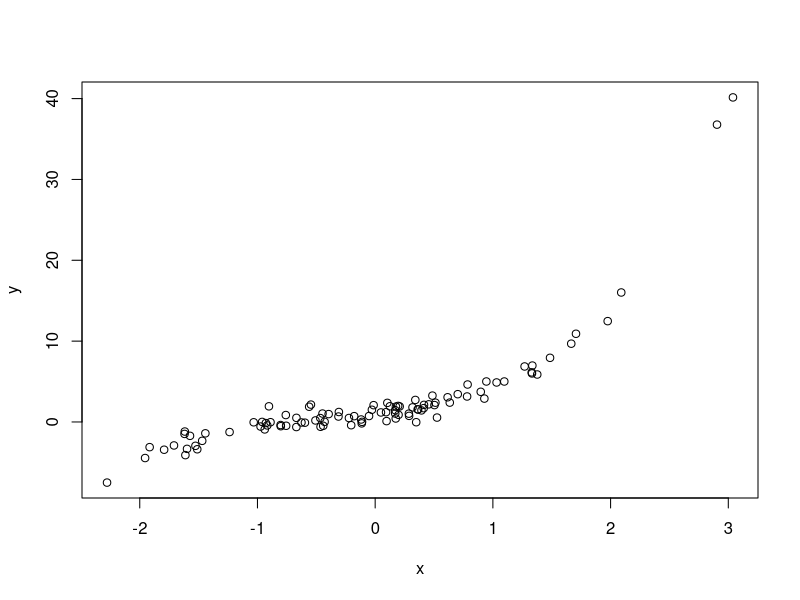
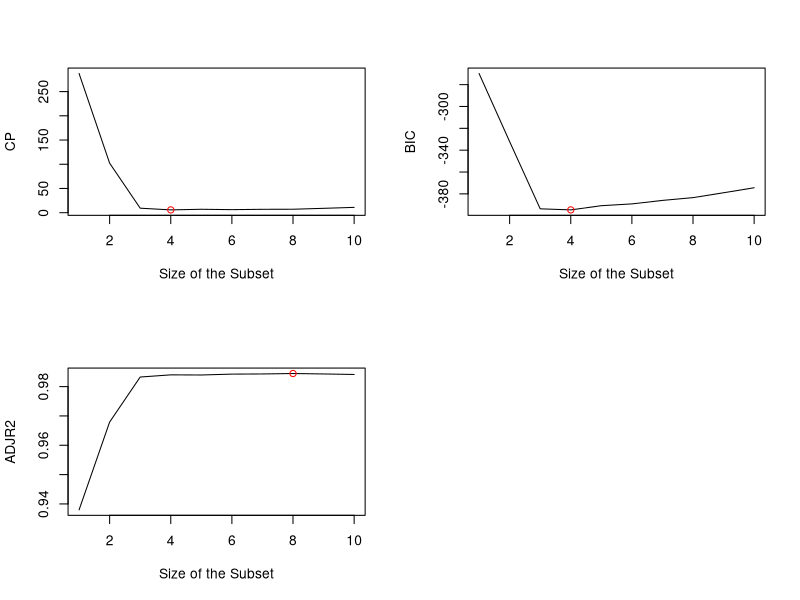
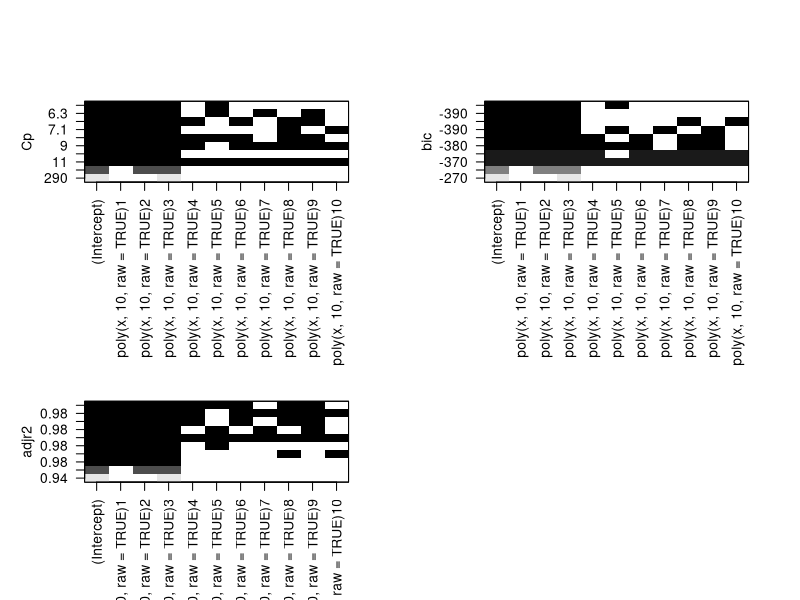
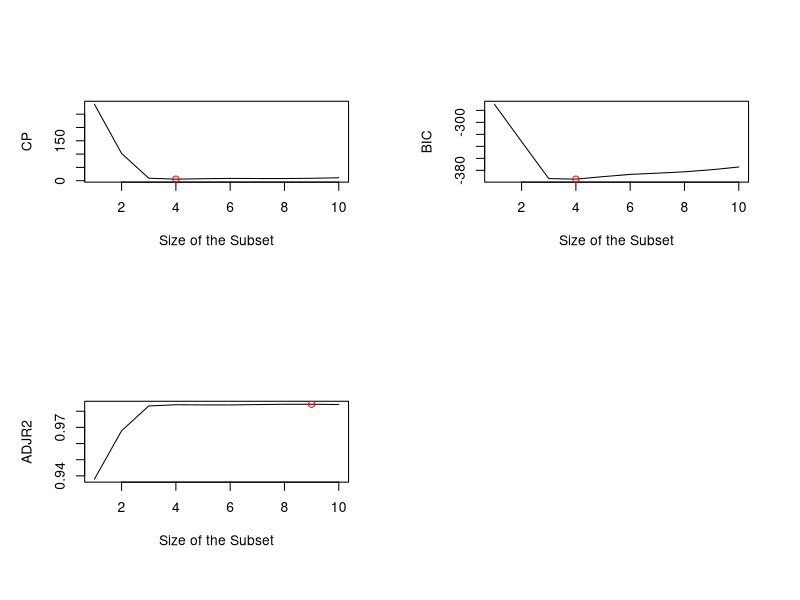
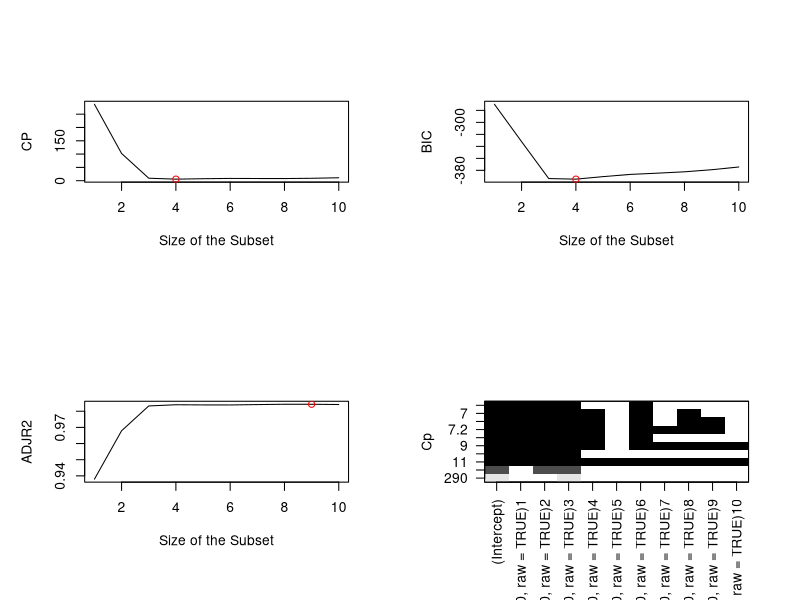
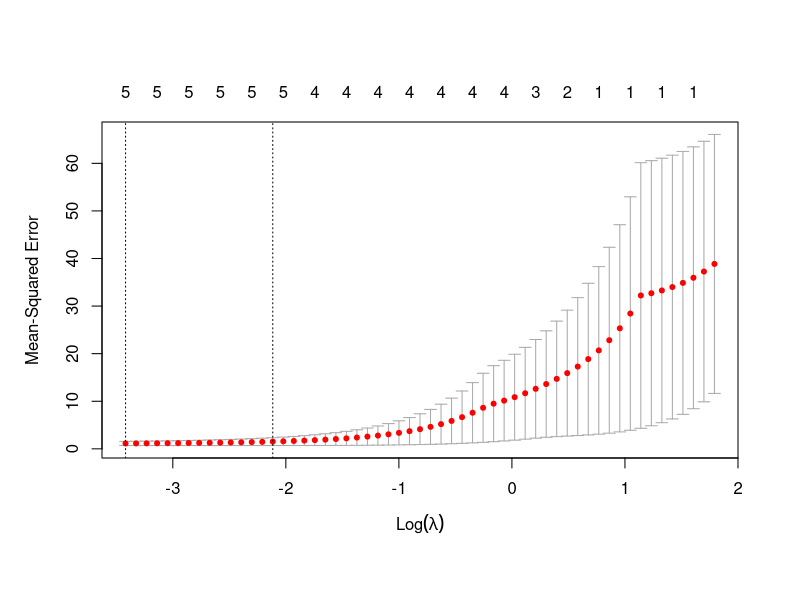

Here is the R script that generated these plots, in order:
set.seed(5462)
library(leaps)
library(glmnet)
# Part A
X = rnorm(100)
e = rnorm(100)
X
e

# Part B
Y = 1 + X + X*X + X*X*X + e
data.new = data.frame(x= X,y = Y)
plot(data.new)

# Part C
subsets = regsubsets(y~poly(x,10, raw = TRUE),data = data.new,nvmax = 10)
subsets.summary = summary(subsets)
which.min(subsets.summary$cp)
which.min(subsets.summary$bic)
which.max(subsets.summary$adjr2)
par(mfrow=c(2,2))
plot(subsets.summary$cp, xlab = "Size of the Subset", ylab ="CP", type = "l")
points(4, subsets.summary$cp[4],col = "red")
plot(subsets.summary$bic, xlab = "Size of the Subset", ylab = "BIC", type ="l")
points(4, subsets.summary$bic[4],col = "red")
plot(subsets.summary$adjr2, xlab = "Size of the Subset", ylab ="ADJR2", type = "l")
points(8, subsets.summary$adjr2[8],col = "red")
coefficients(subsets, id = 4)
coefficients(subsets, id = 8)
par(mfrow=c(2,2))
plot(subsets, scale="Cp")
plot(subsets, scale="bic")
plot(subsets, scale="adjr2")


#Part D
subsets.fwd = regsubsets(y~poly(x,10, raw = TRUE), data = data.new, nvmax=10, method = "forward")
subsets.fwd.summary = summary(subsets.fwd)
which.min(subsets.fwd.summary$cp)
which.min(subsets.fwd.summary$bic)
which.max(subsets.fwd.summary$adjr2)
par(mfrow=c(2,2))
plot(subsets.fwd.summary$cp, xlab = "Size of the Subset", ylab ="CP", type = "l")
points(4, subsets.fwd.summary$cp[4],col = "red")
plot(subsets.fwd.summary$bic, xlab = "Size of the Subset", ylab = "BIC", type ="l")
points(4, subsets.fwd.summary$bic[4],col = "red")
plot(subsets.fwd.summary$adjr2, xlab = "Size of the Subset", ylab ="ADJR2", type = "l")
points(9, subsets.fwd.summary$adjr2[9],col = "red")
coefficients(subsets.fwd, id = 4)
coefficients(subsets.fwd, id = 9)



subsets.bwd = regsubsets(y~poly(x,10, raw = TRUE), data = data.new, nvmax=10, method = "backward")
subsets.bwd.summary = summary(subsets.fwd)
which.min(subsets.bwd.summary$cp)
which.min(subsets.bwd.summary$bic)
which.max(subsets.bwd.summary$adjr2)
par(mfrow=c(2,2))
plot(subsets.bwd.summary$cp, xlab = "Size of the Subset", ylab ="CP", type = "l")
points(4, subsets.bwd.summary$cp[4],col = "red")
plot(subsets.bwd.summary$bic, xlab = "Size of the Subset", ylab = "BIC", type ="l")
points(4, subsets.bwd.summary$bic[4],col = "red")
plot(subsets.bwd.summary$adjr2, xlab = "Size of the Subset", ylab ="ADJR2", type = "l")
points(9, subsets.bwd.summary$adjr2[9],col = "red")
coefficients(subsets.bwd, id = 4)
coefficients(subsets.bwd, id = 9)
plot(subsets.bwd, scale="Cp")


# Part E
par(mfrow=c(1,1))
xmat = model.matrix(y ~ poly(x, 10, raw = T), data = data.new)[, -1]
lasso.mod = cv.glmnet(xmat, Y, alpha = 1)
best.lambda = lasso.mod$lambda.min
best.lambda
plot(lasso.mod)
best.model = glmnet(xmat, Y, alpha = 1)
predict(best.model, s = best.lambda, type = "coefficients")

#Part F
Y2 = 1 + X^7 + e
data.new = data.frame(y = Y2, x = X)
regfit.7 <- regsubsets(y~poly(x,10,raw=T), data=data.new, nvmax=10)
reg.summary = summary(regfit.7)
which.min(reg.summary$cp)
which.min(reg.summary$bic)
which.min(reg.summary$adjr2)
coefficients(regfit.7, id=6)
coefficients(regfit.7, id=3)
coefficients(regfit.7, id=1)

xmat = model.matrix(y ~ poly(x, 10, raw = T), data = data.new)[, -1]
lasso.mod = cv.glmnet(xmat, Y, alpha = 1)
best.lambda = lasso.mod$lambda.min
best.lambda
best.model = glmnet(xmat, Y, alpha = 1)
predict(best.model, s = best.lambda, type = "coefficients")
